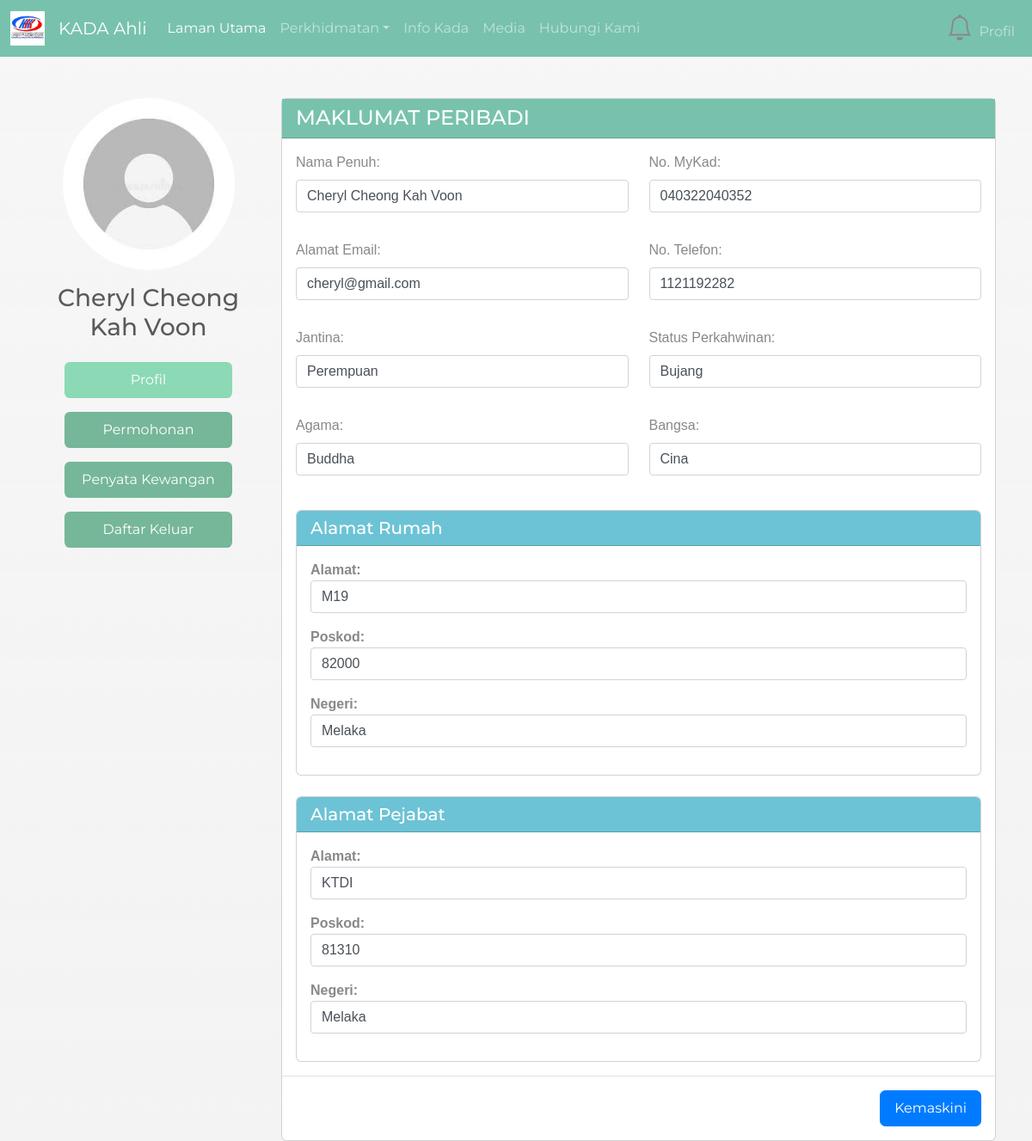
The app's page /profil.php (signed in), older data.
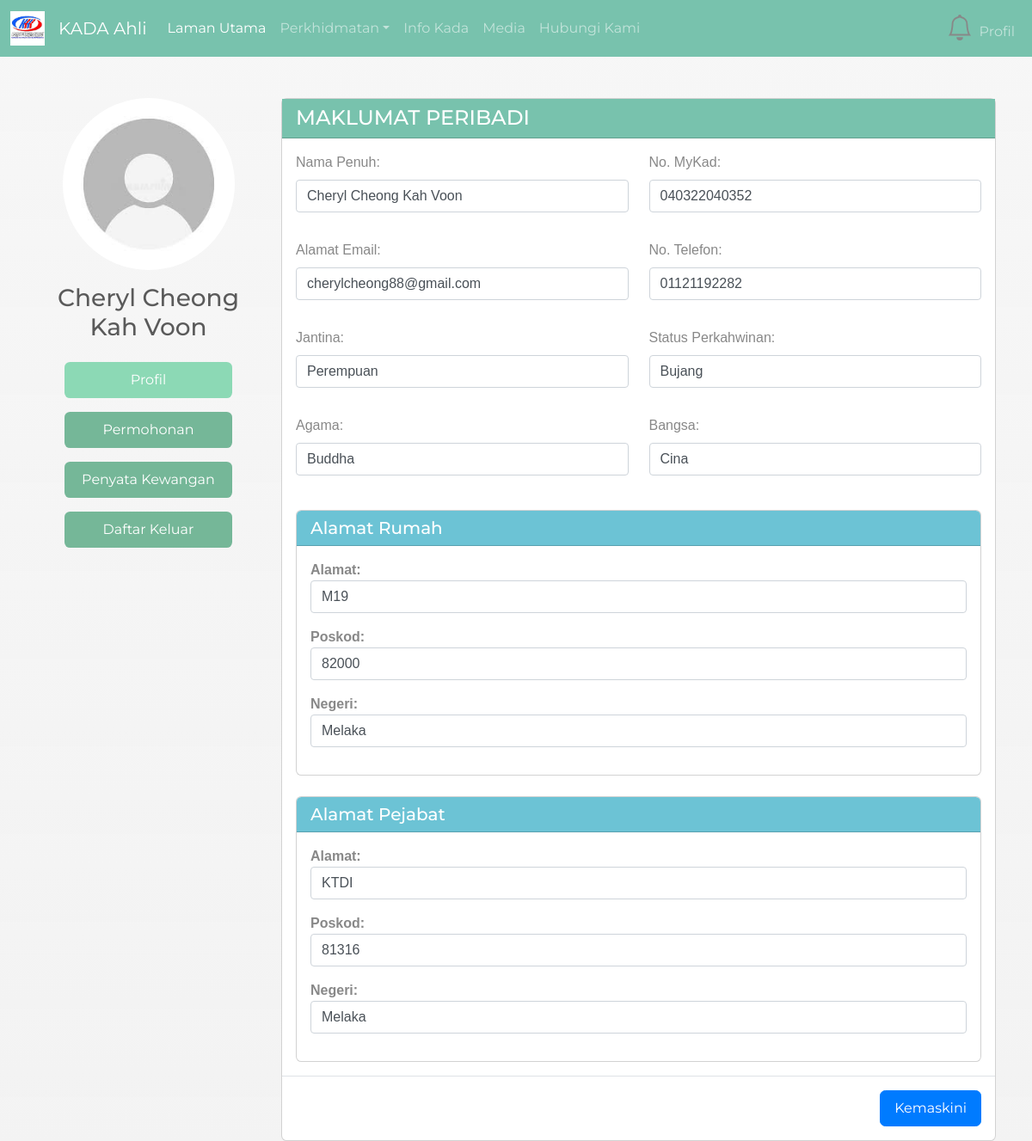
The same page, newer data.
### tables this page shows
CREATE TABLE `tb_member` (
  `employeeID` int(4) NOT NULL,
  `memberName` varchar(255) NOT NULL,
  `email` varchar(255) DEFAULT NULL COMMENT 'Email address',
  `ic` varchar(20) NOT NULL,
  `maritalStatus` varchar(20) NOT NULL,
  `sex` varchar(10) DEFAULT NULL,
  `religion` varchar(50) DEFAULT NULL,
  `nation` varchar(50) DEFAULT NULL,
  `no_pf` varchar(50) DEFAULT NULL,
  `position` varchar(100) DEFAULT NULL COMMENT 'Job position',
  `phoneNumber` varchar(20) DEFAULT NULL COMMENT 'Primary contact number',
  `phoneHome` varchar(20) DEFAULT NULL COMMENT 'Home contact number',
  `monthlySalary` decimal(10,2) DEFAULT NULL COMMENT 'Monthly salary amount',
  `created_at` timestamp NOT NULL DEFAULT current_timestamp(),
  `updated_at` timestamp NOT NULL DEFAULT current_timestamp() ON UPDATE current_timestamp()
);

CREATE TABLE `tb_member_officeaddress` (
  `employeeID` int(4) NOT NULL,
  `officeAddress` varchar(255) NOT NULL,
  `officePostcode` int(10) NOT NULL,
  `officeState` varchar(20) NOT NULL
);

CREATE TABLE `tb_member_homeaddress` (
  `employeeID` int(4) NOT NULL,
  `homeAddress` varchar(255) NOT NULL,
  `homePostcode` int(10) NOT NULL,
  `homeState` varchar(20) NOT NULL
);

### profil.php (the view, shortened to what the changed rows need)
<?php
include "headermember.php";
include "dbconnect.php";
$employeeId = $_SESSION['employeeID'];
$sql = "SELECT m.*,
               h.homeAddress, h.homePostcode, h.homeState,
               o.officeAddress, o.officePostcode, o.officeState
        FROM tb_member m
        LEFT JOIN tb_member_homeaddress h ON m.employeeID = h.employeeID
        LEFT JOIN tb_member_officeaddress o ON m.employeeID = o.employeeID
        WHERE m.employeeID = ?";
$stmt = mysqli_prepare($conn, $sql);
mysqli_stmt_bind_param($stmt, "i", $employeeId);
mysqli_stmt_execute($stmt);
$result = mysqli_stmt_get_result($stmt);
$memberData = mysqli_fetch_assoc($result);
?>
    <div class="container mt-5">
        <div class="row">
            <div class="col-md-3">
                <div class="profile-sidebar text-center">
                    <div class="profile-image mb-4">
                        <img src="img/profile.jpeg" class="rounded-circle img-fluid" alt="Profile Picture" style="width: 200px; height: 200px; object-fit: cover;">
                        <h3 class=" mt-3"><?php echo isset($memberData['memberName']) ? $memberData['memberName'] : 'User'; ?></h3>
                    </div>
                </div>
            </div>
            <div class="col-md-9">
                <div class="card">
                <form id="profileForm" method="POST" action="update_profil.php">
                    <div class="card-body">
                        <div class="row mb-3">
                            <div class="col-md-6">
                                <p><input type="text" class="form-control" name="memberName" value="<?php echo htmlspecialchars($memberData['memberName']); ?>"readonly></p>
                            </div>
                            <div class="col-md-6">
                                <p><input type="text" class="form-control" name="ic" value="<?php echo htmlspecialchars($memberData['ic']); ?>"readonly></p>
                            </div>
                        </div>
                        <div class="row mb-3">
                            <div class="col-md-6">
                                <p><input type="text" class="form-control" name="email" value="<?php echo htmlspecialchars($memberData['email']); ?>"readonly></p>
                            </div>
                            <div class="col-md-6">
                                <p><input type="text" class="form-control" name="phoneNumber" value="<?php echo htmlspecialchars($memberData['phoneNumber']); ?>"readonly></p>
                            </div>
                        </div>
                        <div class="row mb-3">
                            <div class="col-md-6">
                                <p><input type="text" class="form-control" name="sex" value="<?php echo htmlspecialchars($memberData['sex']); ?>"readonly></p>
                            </div>
                            <div class="col-md-6">
                                <p><input type="text" class="form-control" name="maritalStatus" value="<?php echo htmlspecialchars($memberData['maritalStatus']); ?>"readonly></p>
                            </div>
                        </div>
                        <div class="row mb-3">
                            <div class="col-md-6">
                                <p><input type="text" class="form-control" name="religion" value="<?php echo htmlspecialchars($memberData['religion']); ?>"readonly></p>
                            </div>
                            <div class="col-md-6">
                                <p><input type="text" class="form-control" name="nation" value="<?php echo htmlspecialchars($memberData['nation']); ?>"readonly></p>
                            </div>
                        </div>
                        <div class="card mt-4">
                            <div class="card-body">
                                <p><strong>Alamat:</strong><input type="text" class="form-control" name="homeAddress" value="<?php echo htmlspecialchars($memberData['homeAddress']); ?>"readonly>
                                <p><strong>Poskod:</strong><input type="text" class="form-control" name="homePostcode" value="<?php echo htmlspecialchars($memberData['homePostcode']); ?>"readonly>
                                <p><strong>Negeri:</strong><input type="text" class="form-control" name="homeState" value="<?php echo htmlspecialchars($memberData['homeState']); ?>"readonly>
                            </div>
                        </div>
                        <div class="card mt-4">
                            <div class="card-body">
                                <p><strong>Alamat:</strong><input type="text" class="form-control" name="officeAddress" value="<?php echo htmlspecialchars($memberData['officeAddress']); ?>"readonly>
                                <p><strong>Poskod:</strong><input type="text" class="form-control" name="officePostcode" value="<?php echo htmlspecialchars($memberData['officePostcode']); ?>"readonly>
                                <p><strong>Negeri:</strong><input type="text" class="form-control" name="officeState" value="<?php echo htmlspecialchars($memberData['officeState']); ?>"readonly>
                            </div>
                        </div>
                    </div>
                </form>
                </div>
            </div>
        </div>
    </div>

Row changes from the older to the newer data that the page shows:
changed tb_member "Cheryl Cheong Kah Voon": email "cheryl@gmail.com" → "cherylcheong88@gmail.com"; phoneNumber "1121192282" → "01121192282"; officePostcode "81310" → "81316"
